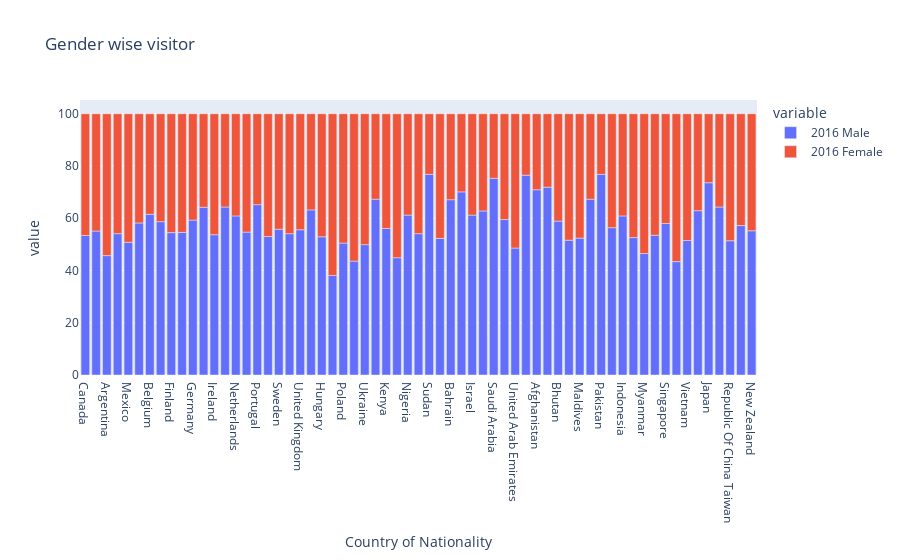

The notebook cell this image was saved under:
### Code cell
px.bar(df, df.index,['2016 Male','2016 Female'], title='Gender wise visitor')

### Figure 1 — Plotly figure (JSON) as saved in the notebook; plotly's stock layout.template omitted (floating-point values rounded to 4 significant figures)
{"data": [{"alignmentgroup": "True", "hovertemplate": "variable=2016 Male<br>Country of Nationality=%{x}<br>value=%{y}<extra></extra>", "legendgroup": "2016 Male", "marker": {"color": "#636efa", "pattern": {"shape": ""}}, "name": "2016 Male", "offsetgroup": "2016 Male", "orientation": "v", "showlegend": true, "textposition": "auto", "type": "bar", "x": ["Canada", "United States Of America", "Argentina", "Brazil", "Mexico", "Austria", "Belgium", "Denmark", "Finland", "France", "Germany", "Greece", "Ireland", "Italy", "Netherlands", "Norway", "Portugal", "Spain", "Sweden", "Switzerland", "United Kingdom", "Czech Rep.", "Hungary", "Kazakhstan", "Poland", "Russian Federation", "Ukraine", "Egypt", "Kenya", "Mauritius", "Nigeria", "South Africa", "Sudan", "Tanzania", "Bahrain", "Iraq", "Israel", "Oman", "Saudi Arabia", "Turkey", "United Arab Emirates", "Yemen", "Afghanistan", "Bangladesh", "Bhutan", "Iran", "Maldives", "Nepal", "Pakistan", "Sri Lanka", "Indonesia", "Malaysia", "Myanmar", "Philippines", "Singapore", "Thailand", "Vietnam", "China", "Japan", "Korea (Republic Of ", "Republic Of China Taiwan", "Australia", "New Zealand"], "xaxis": "x", "y": [53.4, 55.1, 45.7, 54.1, 50.8, 58.2, 61.5, 58.7, 54.5, 54.6, 59.3, 64.2, 53.7, 64.3, 60.9, 54.7, 65.2, 53, 55.8, 54.1, 55.6, 63.2, 52.9, 38.1, 50.5, 43.6, 49.9, 67.3, 56.1, 44.9, 61.2, 54.1, 76.8, 52.3, 67.1, 70.1, 61.2, 62.8, 75.3, 59.5, 48.6, 76.5, 70.9, 71.9, 58.9, 51.6, 52.4, 67.3, 76.8, 56.4, 60.9, 52.6, 46.5, 53.5, 58, 43.4, 51.5, 62.9, 73.6, 64.3, 51.4, 57.2, 55.2], "yaxis": "y"}, {"alignmentgroup": "True", "hovertemplate": "variable=2016 Female<br>Country of Nationality=%{x}<br>value=%{y}<extra></extra>", "legendgroup": "2016 Female", "marker": {"color": "#EF553B", "pattern": {"shape": ""}}, "name": "2016 Female", "offsetgroup": "2016 Female", "orientation": "v", "showlegend": true, "textposition": "auto", "type": "bar", "x": ["Canada", "United States Of America", "Argentina", "Brazil", "Mexico", "Austria", "Belgium", "Denmark", "Finland", "France", "Germany", "Greece", "Ireland", "Italy", "Netherlands", "Norway", "Portugal", "Spain", "Sweden", "Switzerland", "United Kingdom", "Czech Rep.", "Hungary", "Kazakhstan", "Poland", "Russian Federation", "Ukraine", "Egypt", "Kenya", "Mauritius", "Nigeria", "South Africa", "Sudan", "Tanzania", "Bahrain", "Iraq", "Israel", "Oman", "Saudi Arabia", "Turkey", "United Arab Emirates", "Yemen", "Afghanistan", "Bangladesh", "Bhutan", "Iran", "Maldives", "Nepal", "Pakistan", "Sri Lanka", "Indonesia", "Malaysia", "Myanmar", "Philippines", "Singapore", "Thailand", "Vietnam", "China", "Japan", "Korea (Republic Of ", "Republic Of China Taiwan", "Australia", "New Zealand"], "xaxis": "x", "y": [46.6, 44.9, 54.3, 45.9, 49.2, 41.8, 38.5, 41.3, 45.5, 45.4, 40.7, 35.8, 46.3, 35.7, 39.1, 45.3, 34.8, 47, 44.2, 45.9, 44.4, 36.8, 47.1, 61.9, 49.5, 56.4, 50.1, 32.7, 43.9, 55.1, 38.8, 45.9, 23.2, 47.7, 32.9, 29.9, 38.8, 37.2, 24.7, 40.5, 51.4, 23.5, 29.1, 28.1, 41.1, 48.4, 47.6, 32.7, 23.2, 43.6, 39.1, 47.4, 53.5, 46.5, 42, 56.6, 48.5, 37.1, 26.4, 35.7, 48.6, 42.8, 44.8], "yaxis": "y"}], "layout": {"barmode": "relative", "legend": {"title": {"text": "variable"}, "tracegroupgap": 0}, "title": {"text": "Gender wise visitor"}, "xaxis": {"anchor": "y", "domain": [0, 1], "title": {"text": "Country of Nationality"}}, "yaxis": {"anchor": "x", "domain": [0, 1], "title": {"text": "value"}}}}
